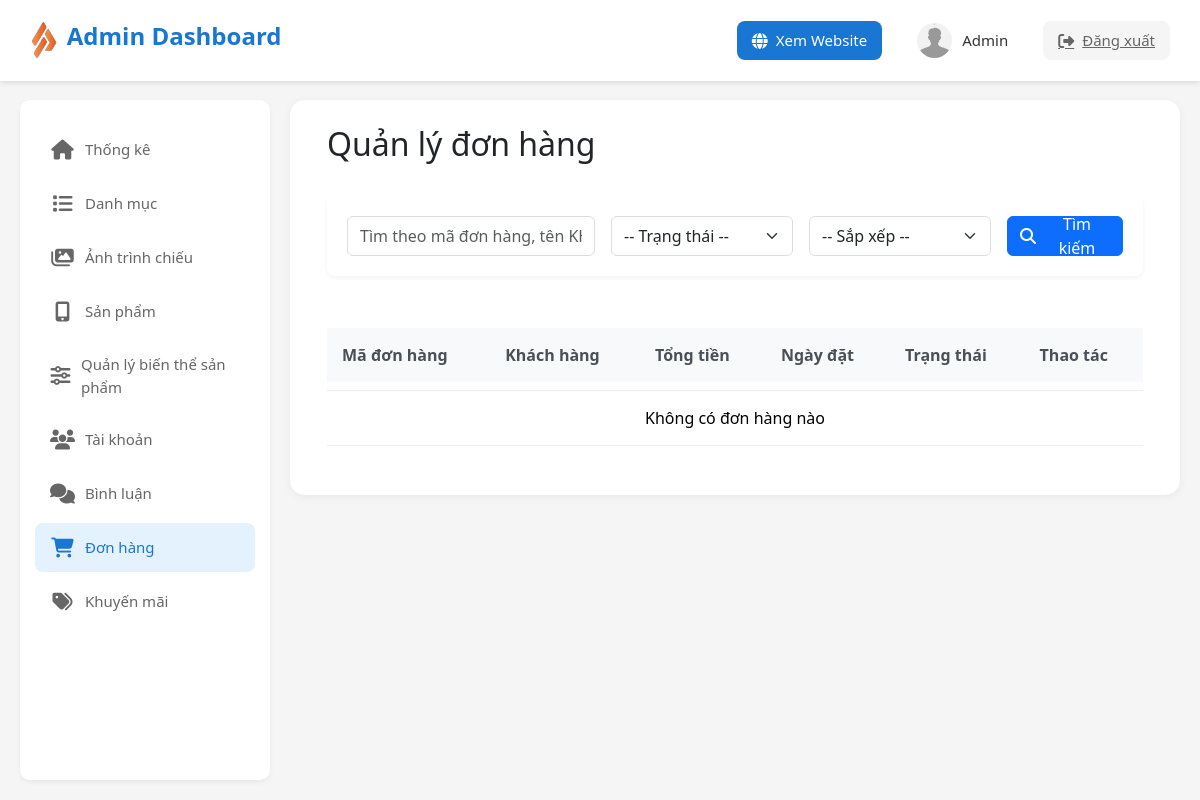
Before: /admin/index.php?action=order (signed in) with the older database file.
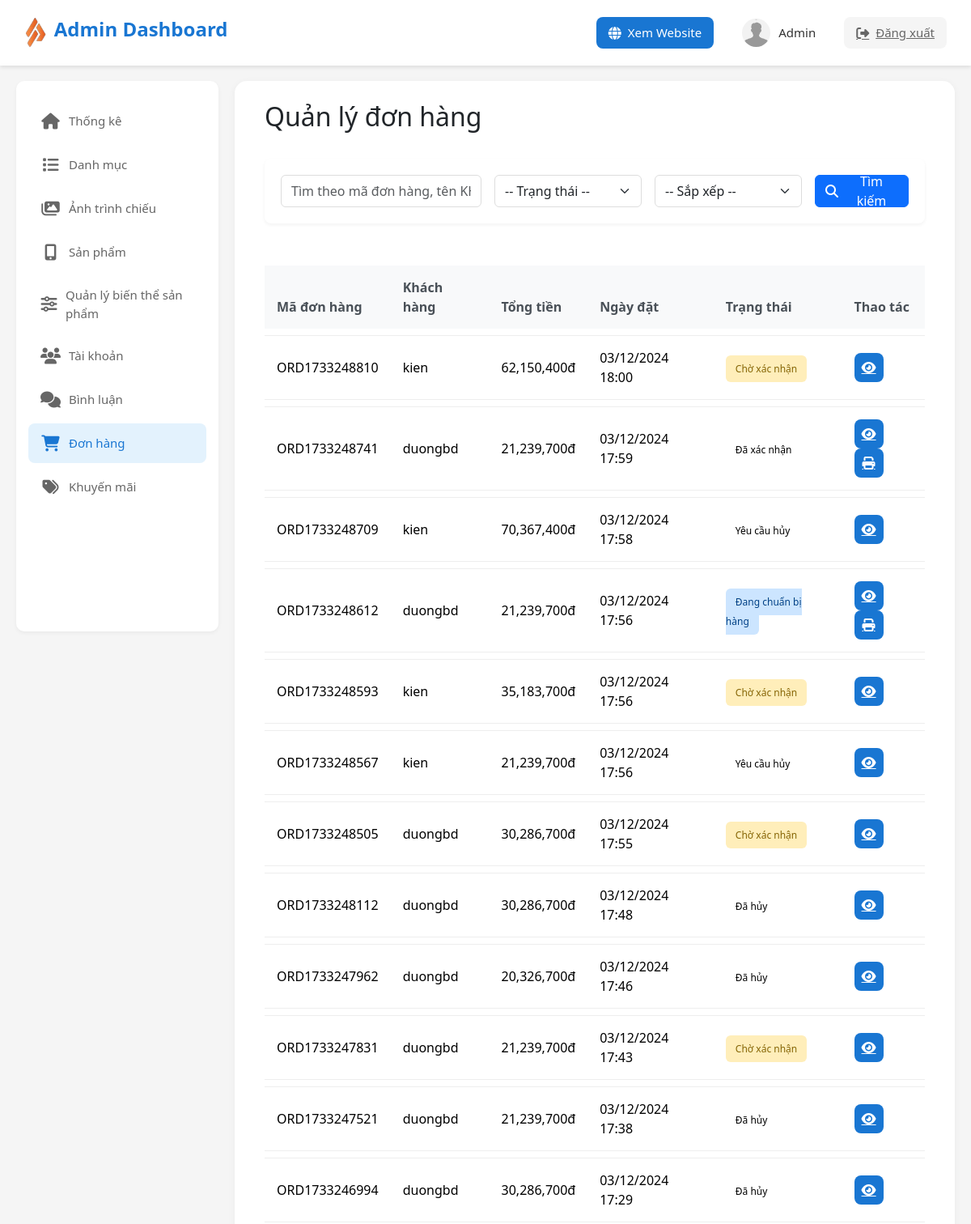
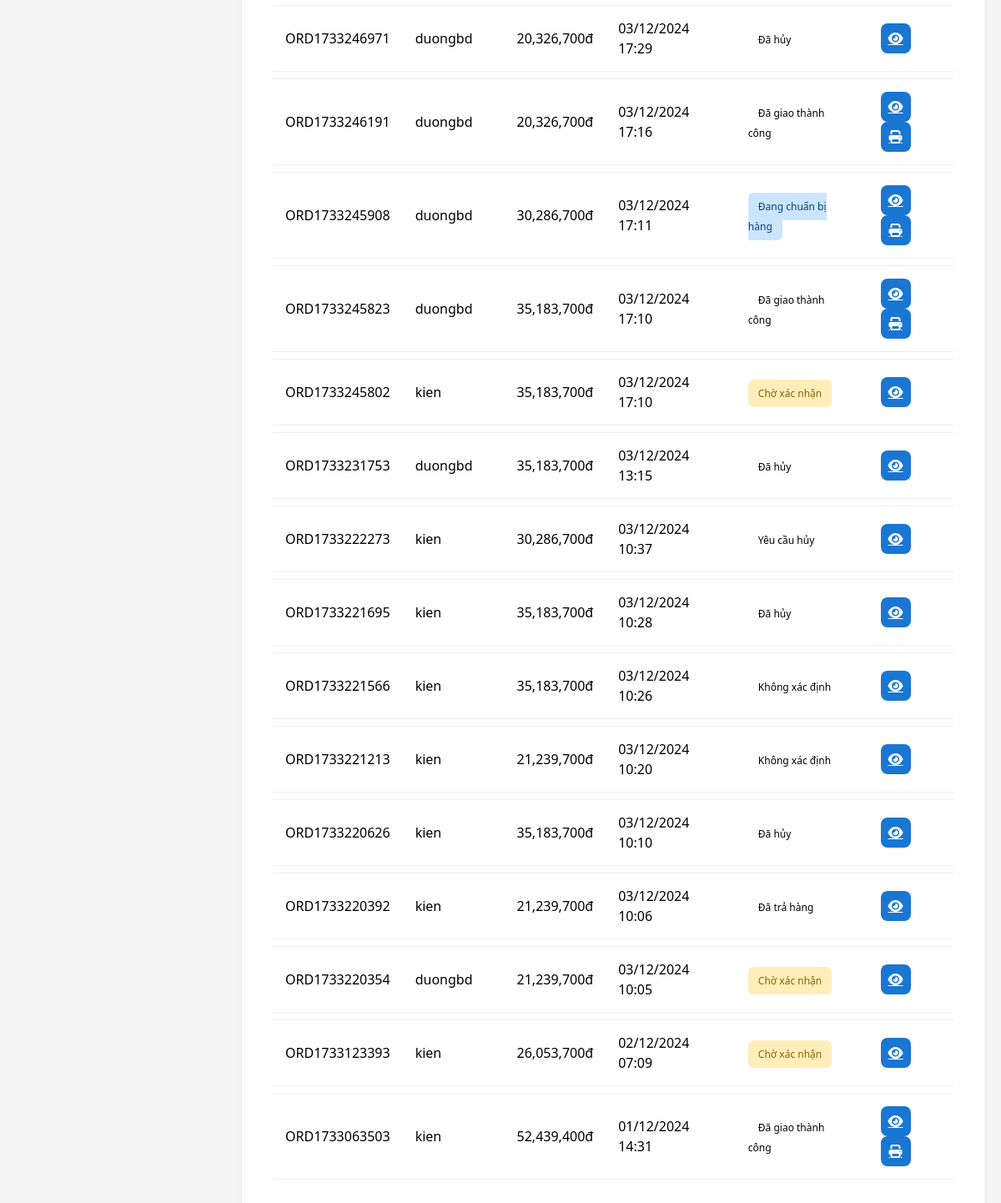
After: the same page with the newer database file (2 pictures, top to bottom).
### tables this page shows
CREATE TABLE `orders` (
  `order_id` int(11) NOT NULL,
  `order_code` varchar(50) NOT NULL,
  `user_id` int(11) NOT NULL,
  `receiver_name` varchar(255) DEFAULT NULL,
  `total_amount` decimal(10,2) NOT NULL,
  `shipping_address` text NOT NULL,
  `shipping_phone` varchar(20) NOT NULL,
  `shipping_email` varchar(255) DEFAULT NULL,
  `bank_code` varchar(50) DEFAULT NULL,
  `status` enum('pending','confirmed','processing','shipping','delivered','cancelled','returned','refunded','failed','awaiting_payment','return_requested','cancel_requested') NOT NULL DEFAULT 'pending',
  `payment_method` varchar(50) NOT NULL DEFAULT 'cod',
  `payment_status` varchar(50) NOT NULL DEFAULT 'unpaid',
  `created_at` timestamp NOT NULL DEFAULT current_timestamp(),
  `updated_at` timestamp NOT NULL DEFAULT current_timestamp() ON UPDATE current_timestamp(),
  `return_reason` text DEFAULT NULL,
  `return_request_reason` text DEFAULT NULL,
  `cancel_reason` text DEFAULT NULL,
  `previous_status` varchar(50) DEFAULT NULL
);

CREATE TABLE `users` (
  `user_id` int(11) NOT NULL,
  `username` varchar(50) NOT NULL,
  `password` varchar(255) NOT NULL,
  `email` varchar(100) NOT NULL,
  `fullname` varchar(100) DEFAULT NULL,
  `phone` varchar(20) DEFAULT NULL,
  `address` text DEFAULT NULL,
  `avatar` varchar(255) DEFAULT NULL,
  `role_id` int(11) DEFAULT NULL,
  `status` tinyint(4) DEFAULT 1,
  `created_at` timestamp NOT NULL DEFAULT current_timestamp(),
  `birthday` date DEFAULT NULL,
  `gender` tinyint(1) DEFAULT NULL COMMENT '0: Nữ, 1: Nam'
);

### admin/controllers/orderController.php (called while the page is built, shortened)
<?php
require_once 'models/orderModel.php';
require_once '../client/commons/orderHelper.php';
class OrderController
{
    private static $orderModel = null;
    public static function init()
    {
        if (self::$orderModel === null) {
            self::$orderModel = new OrderModel();
        }
    }
    public static function orderController()
    {
        try {
            $orders = self::$orderModel->getAllOrders();
            require_once './views/order/order.php';
        } catch (Exception $e) {
            error_log("[ERROR] " . $e->getMessage());
            $_SESSION['error'] = 'Có lỗi xảy ra: ' . $e->getMessage();
            header('Location: index.php');
            exit();
        }
    }
}

### admin/models/orderModel.php (called while the page is built, shortened)
<?php
class OrderModel
{
    private $db;
    public function __construct()
    {
        global $MainModel;
        $this->db = $MainModel->SUNNY;
    }
    public function getAllOrders()
    {
        try {
            $sql = "SELECT orders.*, users.username, users.email, users.phone
                    FROM orders
                    LEFT JOIN users ON orders.user_id = users.user_id
                    ORDER BY orders.created_at DESC";
            $stmt = $this->db->prepare($sql);
            $stmt->execute();
            return $stmt->fetchAll(PDO::FETCH_ASSOC);
        } catch (PDOException $e) {
            error_log("Error getting all orders: " . $e->getMessage());
            return false;
        }
    }
}

### admin/commons/function.php (called while the page is built, shortened)
<?php
class MainModel {
    public function __construct() {
        $this->SUNNY = $this->connect_db();
    }
    public function connect_db() {
        try {
            $dsn = "mysql:host=" . DB_HOST . ";dbname=" . DB_NAME;
            $SUNNY = new PDO($dsn, DB_USER, DB_PASS, PDO_OPTIONS);
            return $SUNNY;
        } catch (PDOException $e) {
            error_log("Database Connection Error: " . $e->getMessage());
            throw new Exception("Không thể kết nối đến database");
        }
    }
}
try {
    $MainModel = new MainModel();
} catch (Exception $e) {
    error_log("MainModel initialization error: " . $e->getMessage());
    die("Không thể khởi tạo kết nối database");
}

### client/commons/orderHelper.php (called while the page is built, shortened)
<?php
class OrderHelper
{
    public static function getOrderStatus($status)
    {
        $statusMap = [
            'pending' => 'Chờ xác nhận',
            'confirmed' => 'Đã xác nhận',
            'processing' => 'Đang chuẩn bị hàng',
            'shipping' => 'Đang giao hàng',
            'delivered' => 'Đã giao thành công',
            'cancelled' => 'Đã hủy',
            'cancel_requested' => 'Yêu cầu hủy',
            'return_requested' => 'Yêu cầu trả hàng',
            'returned' => 'Đã trả hàng',
            'return_failed' => 'Từ chối trả hàng'
        ];
        return isset($statusMap[$status]) ? $statusMap[$status] : 'Không xác định';
    }
    public static function getOrderStatusClass($status)
    {
        $classMap = [
            'pending' => 'pending',
            'confirmed' => 'confirmed',
            'processing' => 'processing',
            'shipping' => 'shipping',
            'delivered' => 'delivered',
            'cancelled' => 'cancelled',
            'return_requested' => 'return-requested',
            'returned' => 'returned',
            'return_failed' => 'return-failed',
            'refunded' => 'refunded',
            'failed' => 'failed'
        ];
        return isset($classMap[$status]) ? $classMap[$status] : 'unknown';
    }
}

### admin/views/order/order.php (the view, shortened to what the rows shown need)
<!DOCTYPE html>
<html lang="vi">
<head>
    <link href="https://cdn.jsdelivr.net/npm/bootstrap@5.3.3/dist/css/bootstrap.min.css" rel="stylesheet">
    <link rel="stylesheet" href="https://cdnjs.cloudflare.com/ajax/libs/font-awesome/6.5.1/css/all.min.css">
</head>
<body>
    <?php include "./views/layout/header.php"; ?>
    <div class="main">
            <?php include "./views/layout/sidebar.php"; ?>
        <main>
            <div class="container-fluid">
                <div class="page-header">
                    <h2>Quản lý đơn hàng</h2>
                </div>
                <div class="table-responsive">
                    <table class="table">
                        <thead>
                            <tr>
                                <th>Mã đơn hàng</th>
                                <th>Khách hàng</th>
                                <th>Tổng tiền</th>
                                <th>Ngày đặt</th>
                                <th>Trạng thái</th>
                                <th>Thao tác</th>
                            </tr>
                        </thead>
                        <tbody>
                            <?php if (!empty($orders)): ?>
                            <?php foreach ($orders as $order): ?>
                            <tr>
                                <td><?= $order['order_code'] ?></td>
                                <td><?= $order['username'] ?></td>
                                <td><?= number_format($order['total_amount']) ?>đ</td>
                                <td><?= date('d/m/Y H:i', strtotime($order['created_at'])) ?></td>
                                <td>
                                    <span
                                        class="status-badge <?= OrderHelper::getOrderStatusClass($order['status']) ?>">
                                        <?= OrderHelper::getOrderStatus($order['status']) ?>
                                    </span>
                                </td>
                                <td>
                                    <a href="?action=orderDetail&id=<?= $order['order_id'] ?>" class="btn-action">
                                        <i class="fas fa-eye"></i>
                                    </a>
                                    <?php if (in_array($order['status'], ['confirmed', 'processing', 'shipping', 'delivered'])): ?>
                                    <a href="?action=printInvoice&id=<?= $order['order_id'] ?>" class="btn-action"
                                        target="_blank">
                                        <i class="fas fa-print"></i>
                                    </a>
                                    <?php endif; ?>
                                </td>
                            </tr>
                            <?php endforeach; ?>
                            <?php else: ?>
                            <tr>
                                <td colspan="6" class="text-center">Không có đơn hàng nào</td>
                            </tr>
                            <?php endif; ?>
                        </tbody>
                    </table>
                </div>
            </div>
        </main>
    </div>
</body>
</html>

Changed rows visible on the page:
added orders: order_code "ORD1733248810", user.username "kien", total_amount "62,150,400", created_at "03/12/2024 18:00", status "Chờ xác nhận"
added orders: order_code "ORD1733248741", user.username "duongbd", total_amount "21,239,700", created_at "03/12/2024 17:59", status "Đã xác nhận"
added orders: order_code "ORD1733248709", user.username "kien", total_amount "70,367,400", created_at "03/12/2024 17:58", status "Yêu cầu hủy"
added orders: order_code "ORD1733248612", user.username "duongbd", total_amount "21,239,700", created_at "03/12/2024 17:56", status "Đang chuẩn bị hàng"
added orders: order_code "ORD1733248593", user.username "kien", total_amount "35,183,700", created_at "03/12/2024 17:56", status "Chờ xác nhận"
added orders: order_code "ORD1733248567", user.username "kien", total_amount "21,239,700", created_at "03/12/2024 17:56", status "Yêu cầu hủy"
added orders: order_code "ORD1733248505", user.username "duongbd", total_amount "30,286,700", created_at "03/12/2024 17:55", status "Chờ xác nhận"
added orders: order_code "ORD1733248112", user.username "duongbd", total_amount "30,286,700", created_at "03/12/2024 17:48", status "Đã hủy"
added orders: order_code "ORD1733247962", user.username "duongbd", total_amount "20,326,700", created_at "03/12/2024 17:46", status "Đã hủy"
added orders: order_code "ORD1733247831", user.username "duongbd", total_amount "21,239,700", created_at "03/12/2024 17:43", status "Chờ xác nhận"
added orders: order_code "ORD1733247521", user.username "duongbd", total_amount "21,239,700", created_at "03/12/2024 17:38", status "Đã hủy"
added orders: order_code "ORD1733246994", user.username "duongbd", total_amount "30,286,700", created_at "03/12/2024 17:29", status "Đã hủy"
added orders: order_code "ORD1733246971", user.username "duongbd", total_amount "20,326,700", created_at "03/12/2024 17:29", status "Đã hủy"
added orders: order_code "ORD1733246191", user.username "duongbd", total_amount "20,326,700", created_at "03/12/2024 17:16", status "Đã giao thành công"
added orders: order_code "ORD1733245908", user.username "duongbd", total_amount "30,286,700", created_at "03/12/2024 17:11", status "Đang chuẩn bị hàng"
added orders: order_code "ORD1733245823", user.username "duongbd", total_amount "35,183,700", created_at "03/12/2024 17:10", status "Đã giao thành công"
added orders: order_code "ORD1733245802", user.username "kien", total_amount "35,183,700", created_at "03/12/2024 17:10", status "Chờ xác nhận"
added orders: order_code "ORD1733231753", user.username "duongbd", total_amount "35,183,700", created_at "03/12/2024 13:15", status "Đã hủy"
added orders: order_code "ORD1733222273", user.username "kien", total_amount "30,286,700", created_at "03/12/2024 10:37", status "Yêu cầu hủy"
added orders: order_code "ORD1733221695", user.username "kien", total_amount "35,183,700", created_at "03/12/2024 10:28", status "Đã hủy"
added orders: order_code "ORD1733221566", user.username "kien", total_amount "35,183,700", created_at "03/12/2024 10:26", status "Không xác định"
added orders: order_code "ORD1733221213", user.username "kien", total_amount "21,239,700", created_at "03/12/2024 10:20", status "Không xác định"
added orders: order_code "ORD1733220626", user.username "kien", total_amount "35,183,700", created_at "03/12/2024 10:10", status "Đã hủy"
added orders: order_code "ORD1733220392", user.username "kien", total_amount "21,239,700", created_at "03/12/2024 10:06", status "Đã trả hàng"
added orders: order_code "ORD1733220354", user.username "duongbd", total_amount "21,239,700", created_at "03/12/2024 10:05", status "Chờ xác nhận"
added orders: order_code "ORD1733123393", user.username "kien", total_amount "26,053,700", created_at "02/12/2024 07:09", status "Chờ xác nhận"
added orders: order_code "ORD1733063503", user.username "kien", total_amount "52,439,400", created_at "01/12/2024 14:31", status "Đã giao thành công"
Other visible differences:
text no longer shown: "Không có đơn hàng nào"
